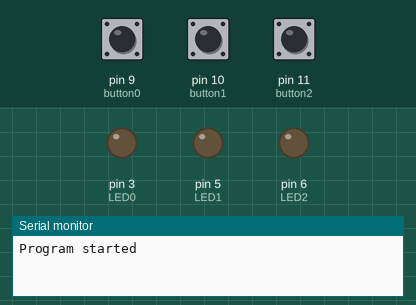
Recording of a sketch running on a simulated Arduino Uno, built with avr-gcc and run on an emulated ATmega328P. Parts: output pins drawn as LEDs (lit = HIGH), the last lines printed to the serial monitor. The inputs (shaded band) are chosen by the test bench; at power-on: pin 9 (button0) LOW, pin 10 (button1) LOW, pin 11 (button2) LOW.

Above: at 1.2 s.
1.3 s: pin 9 (button0) pulled HIGH for 0.15 s
At 2.1 s:
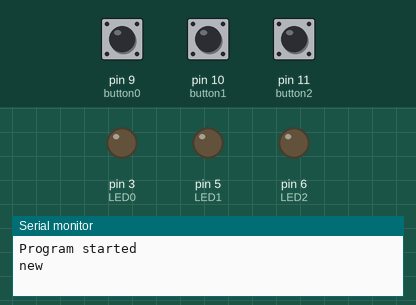
3.0 s: pin 10 (button1) pulled HIGH for 0.15 s
At 3.1 s:
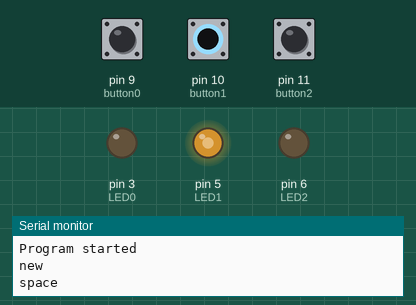
4.7 s: pin 11 (button2) pulled HIGH for 0.15 s
At 4.8 s:
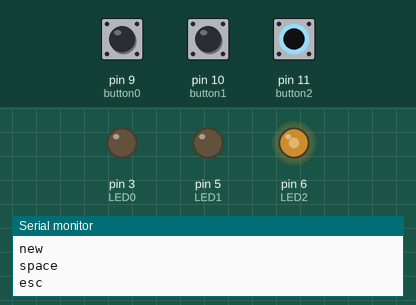
6.4 s: pin 9 (button0) pulled HIGH for 1 s
At 7.2 s:
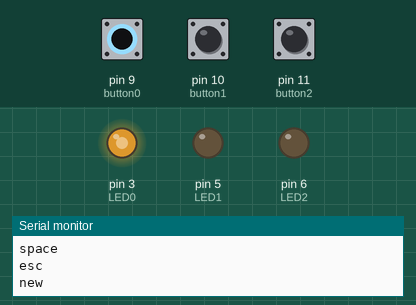
8.9 s: pin 10 (button1) pulled HIGH for 1 s
At 11.1 s:
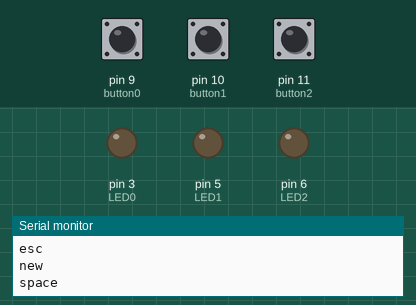
11.4 s: pin 11 (button2) pulled HIGH for 1 s
At 12.2 s:
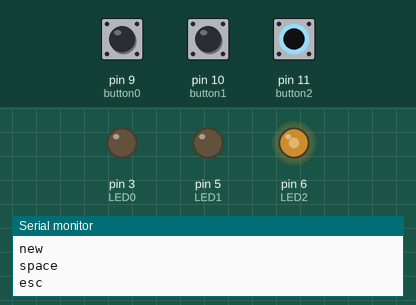
Timing chart, 0 to 14.4 s (numbered marks = the images above; inputs shaded):
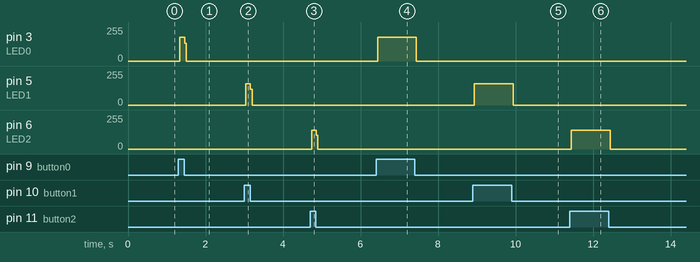

Measured:
- after the input at 1.3 s, pin 3 (LED0): 0/255 → 178/255 at once, → 0/255 0.12 s later
- after the input at 3.0 s, pin 5 (LED1): 0/255 → 159/255 at once, → 0/255 0.12 s later
- after the input at 4.7 s, pin 6 (LED2): 0/255 → 140/255 at once, → 0/255 0.12 s later
- after the input at 6.4 s, pin 3 (LED0): 0/255 → 178/255 at once, → 0/255 1.0 s later
- after the input at 8.9 s, pin 5 (LED1): 0/255 → 159/255 at once, → 0/255 1.0 s later
- after the input at 11.4 s, pin 6 (LED2): 0/255 → 140/255 at once, → 0/255 1.0 s later

The sketch:

button.ino
```cpp
/*return state:
1: red button, start
2: capture
3: clear
*/
//Buttons
int button0 = 9;//red
int button1 = 10;//green
int button2 = 11;//yellow
//LEDs
int LED0 = 3;//red
int LED1 = 5;//green
int LED2 = 6;//yellow
//Flags for the function to run once when a button is pressed
int zeroFlag, oneFlag, twoFlag;
void setup()
{
  Serial.begin(9600);
  Serial.println("Program started");
  //Buttons
  pinMode(button0, INPUT); //Red
  pinMode(button1, INPUT); //Green
  pinMode(button2, INPUT); //Yellow
  pinMode(LED0, OUTPUT);
  pinMode(LED1, OUTPUT);
  pinMode(LED2, OUTPUT);
}
//data stored in file = fopen("/dev/tty.wchusbserial1420", "w");
void loop(){

  digitalWrite(LED0, 0);
  digitalWrite(LED1, 0);
  digitalWrite(LED2, 0);
  digitalWrite(LED0, digitalRead(button0));
  digitalWrite(LED1, digitalRead(button1));
  digitalWrite(LED2, digitalRead(button2));
  //Button 'R' (red) pressed
  if (digitalRead(button0) == HIGH)
  {
    if(!zeroFlag){
      digitalWrite(LED0, 1);//turn on red light
      Serial.write("new\n");//return command for new board
      zeroFlag = 1;
    }
  }
  else{
    zeroFlag = 0;
    }
  //Button 'G' (green) pressed
  if (digitalRead(button1) == HIGH)//button released
  {
    if(!oneFlag){
      digitalWrite(LED1, 1);//turn on green light
      Serial.write("space\n");//return command for new move capture
      oneFlag = 1;
    }
  }
  else{
    oneFlag = 0;
    }

  //Button 'Y' (yellow) pressed
  if (digitalRead(button2) == HIGH)//button released
    {
      if(!twoFlag){
        digitalWrite(LED2, 1);//turn on yellow light
        Serial.write("esc\n");//return command to close program
        twoFlag = 1;
      }
    }
  else{
    twoFlag = 0;
    }
}
//Buttons: input
//LEDs: output
//each LED will turn on when one hits the corresponding button
```
